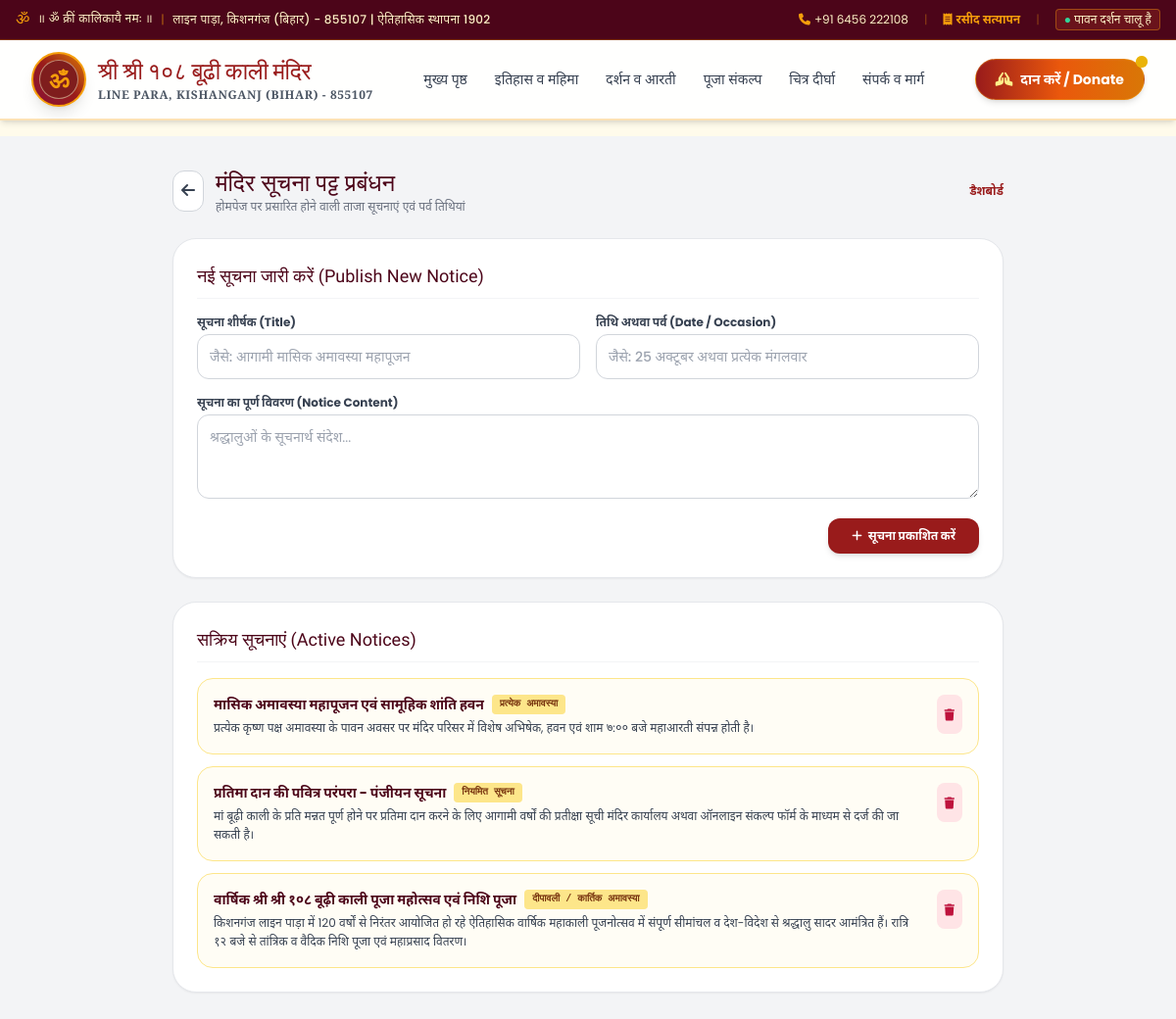
The page /admin/announcements (signed in) on the database its author committed.
### tables this page shows
CREATE TABLE settings (
            key TEXT PRIMARY KEY,
            value TEXT NOT NULL
        );

CREATE TABLE announcements (
            id INTEGER PRIMARY KEY AUTOINCREMENT,
            title TEXT NOT NULL,
            date_str TEXT NOT NULL,
            content TEXT NOT NULL,
            is_active INTEGER DEFAULT 1,
            created_at TIMESTAMP DEFAULT CURRENT_TIMESTAMP
        );

### app.py (the view, shortened to what this page needs)
@app.route("/admin/announcements", methods=["GET", "POST"])
@login_required
def admin_announcements():
    announcements = get_announcements()
    return render_template("admin/announcements.html", announcements=announcements)

### app.py (called while the page is built)
@app.context_processor
def inject_global_data():
    settings = get_settings()
    return {
        "temple_name_hi": Config.TEMPLE_NAME_HI,
        "temple_name_en": Config.TEMPLE_NAME_EN,
        "temple_location_hi": Config.TEMPLE_LOCATION_HI,
        "temple_location_en": Config.TEMPLE_LOCATION_EN,
        "temple_phone": settings.get("mandir_phone", Config.TEMPLE_PHONE),
        "temple_email": settings.get("mandir_email", Config.TEMPLE_EMAIL),
        "temple_upi_id": settings.get("mandir_upi_id", Config.TEMPLE_UPI_ID),
        "payment_mode": settings.get("payment_mode", Config.PAYMENT_MODE),
        "razorpay_key_id": settings.get("razorpay_key_id", Config.RAZORPAY_KEY_ID),
        "current_year": datetime.now().year
    }

def login_required(f):
    @wraps(f)
    def decorated_function(*args, **kwargs):
        if not session.get("admin_logged_in"):
            return redirect(url_for('admin_login', next=request.url))
        return f(*args, **kwargs)
    return decorated_function

### database.py (called while the page is built)
def get_connection():
    conn = sqlite3.connect(Config.DATABASE_PATH)
    conn.row_factory = sqlite3.Row
    return conn

def get_announcements():
    conn = get_connection()
    cursor = conn.cursor()
    cursor.execute("SELECT * FROM announcements WHERE is_active = 1 ORDER BY id DESC")
    rows = cursor.fetchall()
    conn.close()
    return [dict(r) for r in rows]

def get_settings():
    conn = get_connection()
    cursor = conn.cursor()
    cursor.execute("SELECT key, value FROM settings")
    settings = {row[0]: row[1] for row in cursor.fetchall()}
    conn.close()
    return settings

### templates/admin/announcements.html (shortened to what this page needs)
{% extends "base.html" %}
{% block content %}
<section class="bg-gray-100 min-h-screen py-8">
    <div class="max-w-4xl mx-auto px-4 sm:px-6 space-y-6">
        <div class="flex items-center justify-between">
            <div class="flex items-center gap-3">
                <a href="{{ url_for('admin_dashboard') }}" class="p-2 rounded-xl bg-white border border-gray-300 text-gray-700 hover:bg-gray-50 transition">
                    <i class="fa-solid fa-arrow-left"></i>
                </a>
                <div>
                    <h1 class="font-yatra text-2xl text-mandir-maroon">मंदिर सूचना पट्ट प्रबंधन</h1>
                    <p class="text-xs text-gray-500">होमपेज पर प्रसारित होने वाली ताजा सूचनाएं एवं पर्व तिथियां</p>
                </div>
            </div>
            <a href="{{ url_for('admin_dashboard') }}" class="text-xs font-semibold text-mandir-red hover:underline">
                डैशबोर्ड
            </a>
        </div>
        <div class="bg-white rounded-3xl p-6 shadow-sm border border-gray-200">
            <h2 class="font-yatra text-lg text-mandir-maroon mb-4 pb-2 border-b border-gray-100">
                नई सूचना जारी करें (Publish New Notice)
            </h2>
            <form action="{{ url_for('admin_announcements') }}" method="POST" class="space-y-4 text-xs">
                <div class="grid grid-cols-1 sm:grid-cols-2 gap-4">
                    <div>
                        <label for="title" class="block font-bold text-gray-700 mb-1">सूचना शीर्षक (Title)</label>
                        <input type="text" id="title" name="title" required placeholder="जैसे: आगामी मासिक अमावस्या महापूजन" class="w-full p-3 rounded-xl border border-gray-300 text-sm font-medium">
                    </div>
                    <div>
                        <label for="date_str" class="block font-bold text-gray-700 mb-1">तिथि अथवा पर्व (Date / Occasion)</label>
                        <input type="text" id="date_str" name="date_str" required placeholder="जैसे: 25 अक्टूबर अथवा प्रत्येक मंगलवार" class="w-full p-3 rounded-xl border border-gray-300 text-sm font-medium">
                    </div>
                </div>
                <div>
                    <label for="content" class="block font-bold text-gray-700 mb-1">सूचना का पूर्ण विवरण (Notice Content)</label>
                    <textarea id="content" name="content" rows="3" required placeholder="श्रद्धालुओं के सूचनार्थ संदेश..." class="w-full p-3 rounded-xl border border-gray-300 text-sm"></textarea>
                </div>
                <div class="text-right">
                    <button type="submit" class="px-6 py-2.5 rounded-xl bg-mandir-red hover:bg-mandir-crimson text-white font-bold text-xs shadow-md transition flex items-center gap-1.5 ml-auto">
                        <i class="fa-solid fa-plus"></i> सूचना प्रकाशित करें
                    </button>
                </div>
            </form>
        </div>
        <div class="bg-white rounded-3xl p-6 shadow-sm border border-gray-200 space-y-4">
            <h2 class="font-yatra text-lg text-mandir-maroon pb-2 border-b border-gray-100">
                सक्रिय सूचनाएं (Active Notices)
            </h2>
            <div class="space-y-3">
                {% for a in announcements %}
                <div class="p-4 rounded-2xl bg-amber-50/50 border border-amber-200 flex items-start justify-between gap-4">
                    <div class="space-y-1 text-xs">
                        <div class="flex items-center gap-2">
                            <span class="font-bold text-mandir-maroon text-sm">{{ a.title }}</span>
                            <span class="px-2 py-0.5 rounded text-[10px] font-bold bg-amber-200 text-amber-900 font-mono">{{ a.date_str }}</span>
                        </div>
                        <p class="text-gray-700 leading-relaxed">{{ a.content }}</p>
                    </div>
                    <a href="{{ url_for('admin_delete_announcement', announcement_id=a.id) }}" onclick="return confirm('क्या आप इस सूचना को हटाना चाहते हैं?')" class="p-2 rounded-lg bg-rose-100 text-rose-700 hover:bg-rose-200 transition shrink-0" title="हटाएं">
                        <i class="fa-solid fa-trash text-xs"></i>
                    </a>
                </div>
                {% else %}
                <p class="text-xs text-gray-400 py-4 text-center">कोई सूचना उपलब्ध नहीं है।</p>
                {% endfor %}
            </div>
        </div>
    </div>
</section>
{% endblock %}

### templates/base.html (shortened to what this page needs)
<!DOCTYPE html>
<html lang="hi" class="scroll-smooth">
<head>
    <script src="https://cdn.tailwindcss.com"></script>
    <link rel="stylesheet" href="https://cdnjs.cloudflare.com/ajax/libs/font-awesome/6.5.1/css/all.min.css">
    <link rel="stylesheet" href="{{ url_for('static', filename='css/style.css') }}">
</head>
<body class="bg-mandir-cream text-gray-800 font-body flex flex-col min-h-screen selection:bg-mandir-red selection:text-white">
    <div class="bg-mandir-maroon text-mandir-lightgold text-xs py-2 px-4 border-b border-mandir-gold/30">
        <div class="max-w-7xl mx-auto flex flex-col sm:flex-row justify-between items-center gap-2">
            <div class="flex items-center gap-2 font-medium tracking-wide">
                <span class="text-mandir-gold animate-pulse text-base">ॐ</span>
                <span class="font-devanagari">॥ ॐ क्रीं कालिकायै नमः ॥</span>
                <span class="hidden md:inline text-mandir-gold/50">|</span>
                <span class="hidden md:inline">लाइन पाड़ा, किशनगंज (बिहार) - 855107 | ऐतिहासिक स्थापना 1902</span>
            </div>
            <div class="flex items-center gap-4 text-xs">
                <a href="tel:{{ temple_phone }}" class="hover:text-white transition flex items-center gap-1">
                    <i class="fa-solid fa-phone text-mandir-gold"></i> {{ temple_phone.split('/')[0] }}
                </a>
                <span class="text-mandir-gold/40">|</span>
                <a href="{{ url_for('verify_receipt') }}" class="hover:text-white transition flex items-center gap-1 font-semibold text-mandir-gold">
                    <i class="fa-solid fa-receipt"></i> रसीद सत्यापन
                </a>
                <span class="text-mandir-gold/40">|</span>
                <div class="flex items-center gap-1 bg-mandir-deepred/60 px-2 py-0.5 rounded border border-mandir-gold/40">
                    <span id="currentAartiStatus" class="text-mandir-lightgold font-medium">आज का दर्शन जारी है</span>
                </div>
            </div>
        </div>
    </div>
    <header class="bg-white/95 backdrop-blur-md shadow-md sticky top-0 z-50 border-b-2 border-mandir-gold/30">
        <div class="max-w-7xl mx-auto px-4 sm:px-6 lg:px-8">
            <div class="flex justify-between items-center h-20">
                <a href="{{ url_for('index') }}" class="flex items-center gap-3 group">
                    <div class="w-14 h-14 rounded-full bg-gradient-to-tr from-mandir-crimson via-mandir-red to-mandir-amber flex items-center justify-center text-white shadow-lg border-2 border-mandir-gold p-1.5 transform group-hover:scale-105 transition duration-300">
                        <div class="w-full h-full rounded-full border border-mandir-lightgold/50 flex items-center justify-center bg-mandir-deepred">
                            <span class="text-mandir-gold font-bold text-2xl font-serif_spiritual">ॐ</span>
                        </div>
                    </div>
                    <div>
                        <span class="block font-yatra text-mandir-red text-xl sm:text-2xl leading-tight tracking-tight drop-shadow-sm group-hover:text-mandir-crimson transition">
                            {{ temple_name_hi }}
                        </span>
                        <span class="block text-xs font-semibold text-gray-600 tracking-wider uppercase font-serif_spiritual">
                            Line Para, Kishanganj (Bihar) - 855107
                        </span>
                    </div>
                </a>
                <nav class="hidden lg:flex items-center gap-1 xl:gap-2 font-medium text-sm text-gray-700">
                    <a href="{{ url_for('index') }}" class="px-3 py-2 rounded-lg hover:text-mandir-red hover:bg-mandir-gold/10 transition {% if request.endpoint == 'index' %}text-mandir-red font-bold bg-mandir-gold/10{% endif %}">
                        मुख्य पृष्ठ
                    </a>
                    <a href="{{ url_for('history') }}" class="px-3 py-2 rounded-lg hover:text-mandir-red hover:bg-mandir-gold/10 transition {% if request.endpoint == 'history' %}text-mandir-red font-bold bg-mandir-gold/10{% endif %}">
                        इतिहास व महिमा
                    </a>
                    <a href="{{ url_for('darshan') }}" class="px-3 py-2 rounded-lg hover:text-mandir-red hover:bg-mandir-gold/10 transition {% if request.endpoint == 'darshan' %}text-mandir-red font-bold bg-mandir-gold/10{% endif %}">
                        दर्शन व आरती
                    </a>
                    <a href="{{ url_for('puja_booking') }}" class="px-3 py-2 rounded-lg hover:text-mandir-red hover:bg-mandir-gold/10 transition ">
                        पूजा संकल्प
                    </a>
                    <a href="{{ url_for('gallery') }}" class="px-3 py-2 rounded-lg hover:text-mandir-red hover:bg-mandir-gold/10 transition {% if request.endpoint == 'gallery' %}text-mandir-red font-bold bg-mandir-gold/10{% endif %}">
                        चित्र दीर्घा
                    </a>
                    <a href="{{ url_for('contact') }}" class="px-3 py-2 rounded-lg hover:text-mandir-red hover:bg-mandir-gold/10 transition {% if request.endpoint == 'contact' %}text-mandir-red font-bold bg-mandir-gold/10{% endif %}">
                        संपर्क व मार्ग
                    </a>
                </nav>
                <div class="flex items-center gap-3">
                    <a href="{{ url_for('donate') }}" class="relative inline-flex items-center gap-2 px-5 py-2.5 rounded-full font-bold text-sm text-white bg-gradient-to-r from-mandir-red via-mandir-saffron to-mandir-amber shadow-md hover:shadow-xl hover:scale-105 active:scale-95 transition-all duration-300 border border-mandir-gold/40">
                        <i class="fa-solid fa-hands-praying text-yellow-200"></i>
                        <span>दान करें / Donate</span>
                        <span class="absolute -top-1 -right-1 flex h-3 w-3">
                            <span class="relative inline-flex rounded-full h-3 w-3 bg-yellow-500"></span>
                        </span>
                    </a>
                </div>
            </div>
        </div>
    </header>
    <main class="flex-grow">
        {% block content %}{% endblock %}
    </main>
</body>
</html>

### rows shown on the page
settings: value "+91 6456 222108"
announcements: title "मासिक अमावस्या महापूजन एवं सामूहिक शांति हवन", date_str "प्रत्येक अमावस्या", content "प्रत्येक कृष्ण पक्ष अमावस्या के पावन अवसर पर मंदिर परिसर में विशेष अभिषेक, हवन एवं शाम ७:०० बजे महाआरती संपन्न होती है।"
announcements: title "प्रतिमा दान की पवित्र परंपरा - पंजीयन सूचना", date_str "नियमित सूचना", content "मां बूढ़ी काली के प्रति मन्नत पूर्ण होने पर प्रतिमा दान करने के लिए आगामी वर्षों की प्रतीक्षा सूची मंदिर कार्यालय अथवा ऑनलाइन संकल्प फॉर्म के माध्यम से दर्ज की जा सकती है।"
announcements: title "वार्षिक श्री श्री १०८ बूढ़ी काली पूजा महोत्सव एवं निशि पूजा", date_str "दीपावली / कार्तिक अमावस्या", content "किशनगंज लाइन पाड़ा में 120 वर्षों से निरंतर आयोजित हो रहे ऐतिहासिक वार्षिक महाकाली पूजनोत्सव में संपूर्ण सीमांचल व देश-विदेश से श्रद्धालु सादर आमंत्रित हैं। रात्रि १२ बजे से तांत्रिक व वैदिक निशि पूजा एवं महाप्रसाद वितरण।"

### other values the page prints
{{ temple_name_hi }} "श्री श्री १०८ बूढ़ी काली मंदिर"
